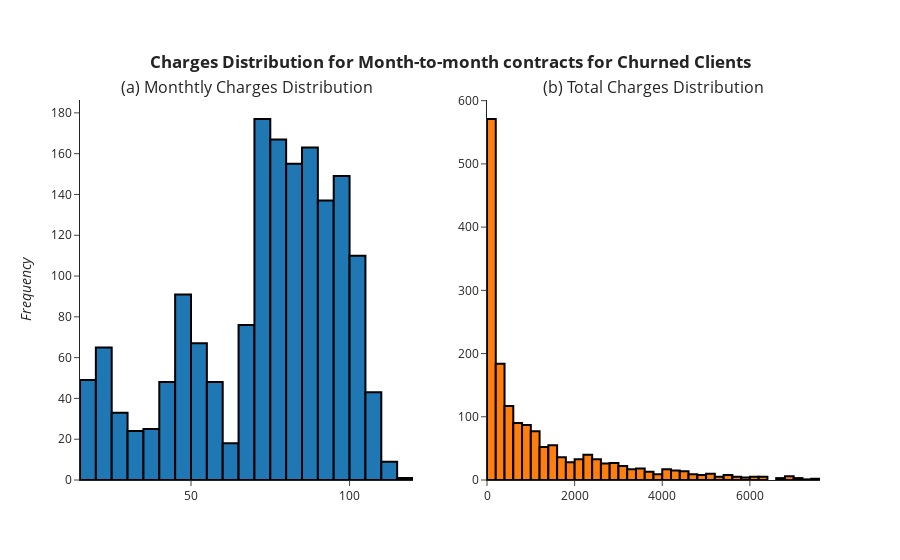

Here is the notebook cell this chart was saved with:
### Code cell
df_aux = dataset.query('(Contract == "Month-to-month") and (Churn == "Yes")')
histogram_subplot(df_aux, df_aux, "MonthlyCharges", "TotalCharges", 
                  "<b>Charges Distribution for Month-to-month contracts for Churned Clients</b>",
                  "(a) Monthtly Charges Distribution", "(b) Total Charges Distribution")

### Figure 1 — Plotly figure (JSON) as saved in the notebook; plotly's stock layout.template omitted (floating-point values rounded to 4 significant figures; data arrays with more than 128 entries replaced by an {"elided": "..."} marker saying what was removed)
{"data": [{"marker": {"line": {"color": "#000000", "width": 2}}, "showlegend": false, "type": "histogram", "x": {"elided": "1655 float values"}, "xaxis": "x", "yaxis": "y"}, {"marker": {"line": {"color": "#000000", "width": 2}}, "showlegend": false, "type": "histogram", "x": {"elided": "1655 float values"}, "xaxis": "x2", "yaxis": "y2"}], "layout": {"annotations": [{"font": {"size": 16}, "showarrow": false, "text": "(a) Monthtly Charges Distribution", "x": 0.225, "xanchor": "center", "xref": "paper", "y": 1, "yanchor": "bottom", "yref": "paper"}, {"font": {"size": 16}, "showarrow": false, "text": "(b) Total Charges Distribution", "x": 0.775, "xanchor": "center", "xref": "paper", "y": 1, "yanchor": "bottom", "yref": "paper"}], "autosize": false, "title": {"text": "<b>Charges Distribution for Month-to-month contracts for Churned Clients</b>", "x": 0.5, "xanchor": "center", "y": 0.9, "yanchor": "top"}, "xaxis": {"anchor": "y", "domain": [0, 0.45]}, "xaxis2": {"anchor": "y2", "domain": [0.55, 1]}, "yaxis": {"anchor": "x", "automargin": true, "domain": [0, 1], "title": {"text": "<i>Frequency</i>"}}, "yaxis2": {"anchor": "x2", "automargin": true, "domain": [0, 1]}}}
